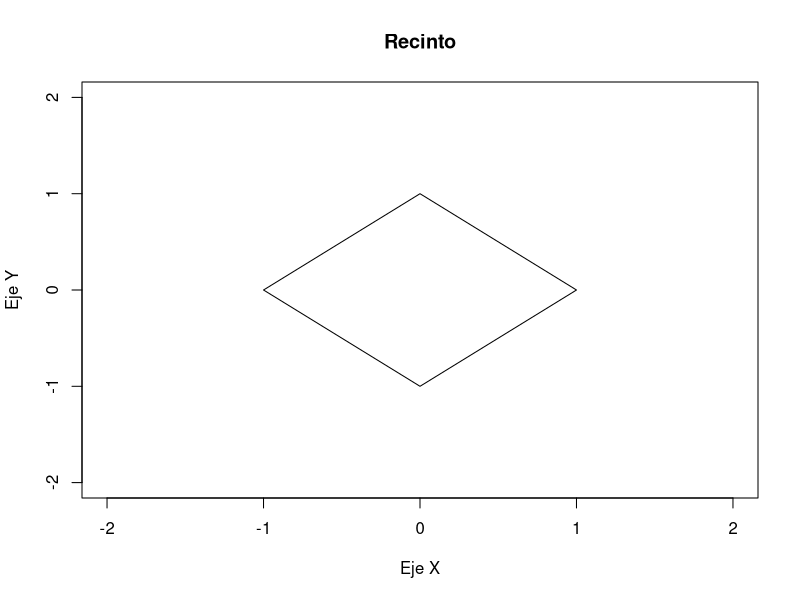

Reproduce this figure in R.
cordX = c(1,0,-1,0)
cordY = c(0,1,0,-1)

plot(x=c(0,1), y=c(0,1), xlim=c(-2,2), ylim=c(-2,2), xlab="Eje X", ylab="Eje Y",type="n", main="Recinto")
polygon(x=cordX, y=cordY)

recta <- function(x,x0,y0,x1,y1){
  return(y0 + ((x-x0)*(y1-y0))/(x1-x0))
}

# Si encima=1 entonces comprobamos si esta por encima, si es -1 comprobamos si
# está por debajo.
posicionRecta <- function(x,y,x0,y0,x1,y1,encima){
    return((y-recta(x,x0,y0,x1,y1))*encima>=0)
}

dentropoligono <- function(xp,yp=0,x=c(1,0,-1,0),y=c(0,1,0,-1),f=c(-1,-1,1,1)){
	x=c(x.x[1])
	y=c(y,y[1])
	result=T
	for(i in 1:(length(x)-1)){
		result = result&posicionRecta(xp,yp, x[i],y[i], x[i+1],y[i+1], f[i])
	}

	return(result)
}
